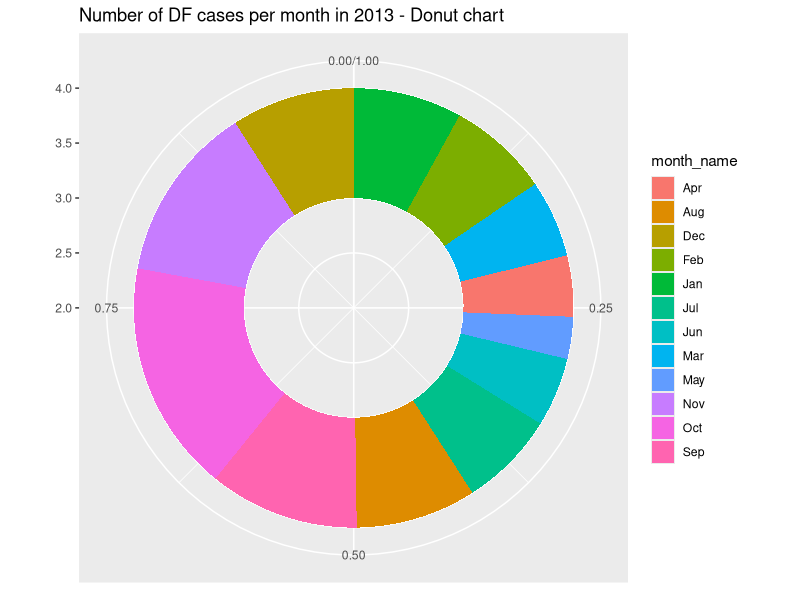
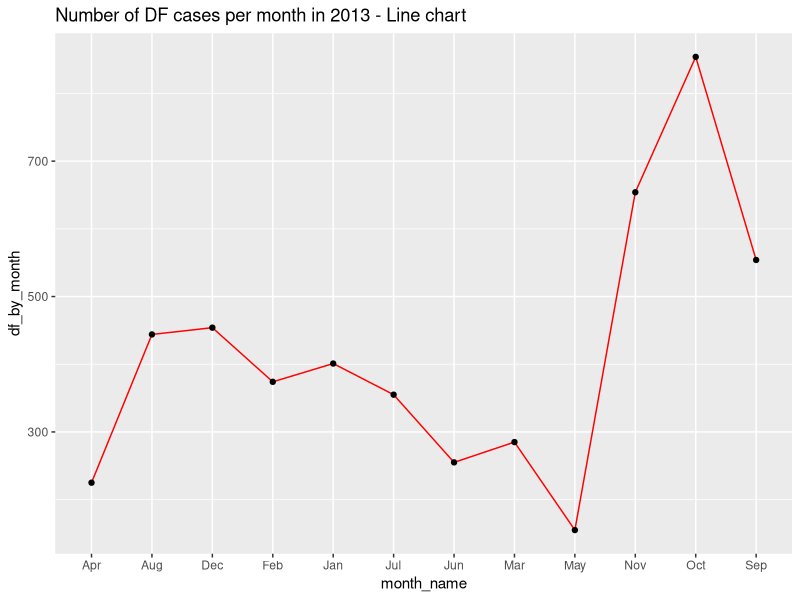

Write the R code that produced these figures, in order.
#CASE Study: Philippines
library(lubridate)
library(dplyr)
library(ggplot2)

data <- read.csv("ph-cases.csv")
data$date <- as.Date(data$date)
# add month index
data$month <- month(ymd(data$date))
# group by month (index)
tm <- group_by(data, month)

# sum of all cases by month
sum_by_month <- summarize(tm, df_by_month = sum(df_cases))
sum_by_month$month_name <- c("Jan", "Feb", "Mar", "Apr", "May", "Jun", "Jul", "Aug", "Sep", "Oct", "Nov", "Dec")

# preparing for donut chart
# Compute percentages
sum_by_month$fraction <- sum_by_month$df_by_month / sum(sum_by_month$df_by_month)
# Compute the cumulative percentages (top of each rectangle)
sum_by_month$ymax <- cumsum(sum_by_month$fraction)

# Compute the bottom of each rectangle
sum_by_month$ymin <- c(0, head(sum_by_month$ymax, n=-1))
# Compute label position
sum_by_month$labelPosition <- (sum_by_month$ymax + sum_by_month$ymin) / 2

# Compute a good label
sum_by_month$label <- paste0(sum_by_month$month_name, "\n value: ", sum_by_month$df_by_month)


# Donout (all the df cases in 2013)
ggplot(sum_by_month, aes(ymax=ymax, ymin=ymin, xmax=4, xmin=3, fill=month_name)) +
  geom_rect() +
  coord_polar(theta="y") + 
  xlim(c(2, 4)) +
  ggtitle("Number of DF cases per month in 2013 - Donut chart")


# line plot
# Change the color
ggplot(data=sum_by_month, aes(x=month_name, y=df_by_month, group=1)) +
  geom_line(color="red")+
  geom_point() +
  ggtitle("Number of DF cases per month in 2013 - Line chart")

